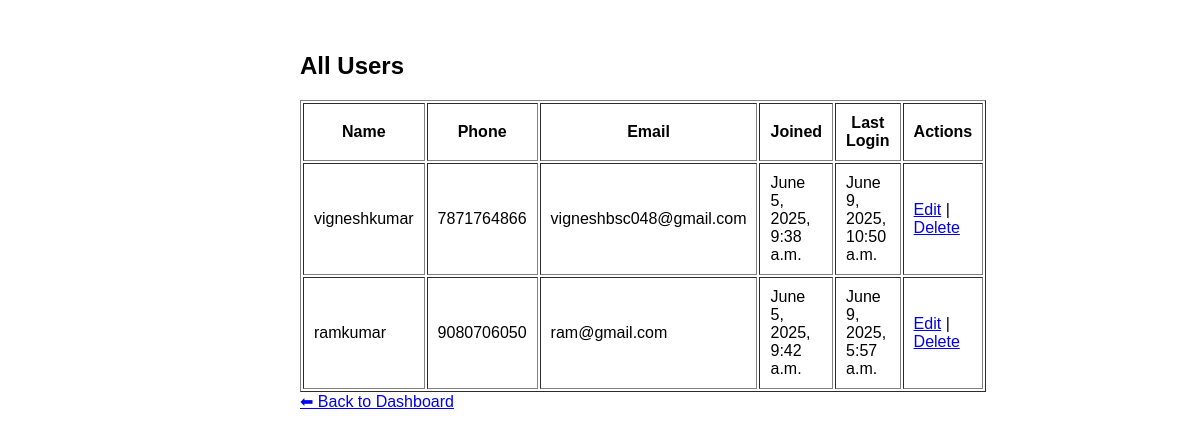
The page /users/ (signed in) on the database its author committed.
### app/models.py (models this page shows, shortened)
class User(AbstractUser):
    phone_number = models.CharField(max_length=15, unique=True)
    jwt_token = models.CharField(max_length=500, blank=True, null=True)
    is_main_user = models.BooleanField(default=False)  # 🔐 Add this

### app/views.py (the view)
# urls.py: path('users/', views.user_list, name='user_list'),
@login_required
def user_list(request):
    if not request.user.is_superuser:
        messages.error(request, "Access denied.")
        return redirect('dashboard')
    users = User.objects.exclude(id=request.user.id)  # Optional: hide self
    return render(request, 'user_list.html', {'users': users})

### app/templates/user_list.html (shortened to what this page needs)
{% extends 'base.html' %}
{% block content %}
<h2>All Users</h2>
<table border="1" cellpadding="10">
    <tr>
        <th>Name</th>
        <th>Phone</th>
        <th>Email</th>
        <th>Joined</th>
        <th>Last Login</th>
        <th>Actions</th>
    </tr>
    {% for user in users %}
    <tr>
        <td>{{ user.username }}</td>
        <td>{{ user.phone_number }}</td>
        <td>{{ user.email }}</td>
        <td>{{ user.date_joined }}</td>
        <td>{{ user.last_login }}</td>
        <td>
            <a href="{% url 'user_edit' user.id %}">Edit</a> |
            <a href="{% url 'user_delete' user.id %}">Delete</a>
        </td>
    </tr>
    {% endfor %}
</table>
<a href="{% url 'dashboard' %}">⬅ Back to Dashboard</a>
{% endblock %}

### app/templates/base.html (shortened to what this page needs)
<!DOCTYPE html>
<html lang="en">
<head>
</head>
<body>
    {% block content %}{% endblock %}
</body>
</html>

### app/templates/base.html (style rules this page uses)
body { font-family: Arial; max-width: 600px; margin: auto; padding: 2em; }

### rows shown on the page
User: username "vigneshkumar", phone_number "7871764866", email "vigneshbsc048@gmail.com", date_joined "June 5, 2025, 9:38 a.m.", last_login "June 9, 2025, 10:50 a.m."
User: username "ramkumar", phone_number "9080706050", email "ram@gmail.com", date_joined "June 5, 2025, 9:42 a.m.", last_login "June 9, 2025, 5:57 a.m."
